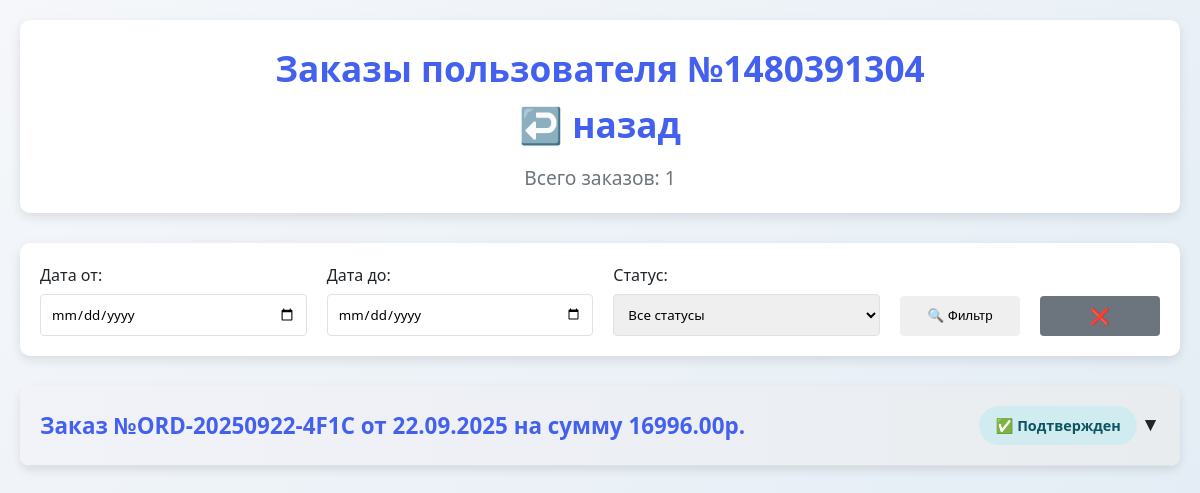
The page /orders/orders-page/user-orders/?user_id=1480391304 on the database as committed earlier.
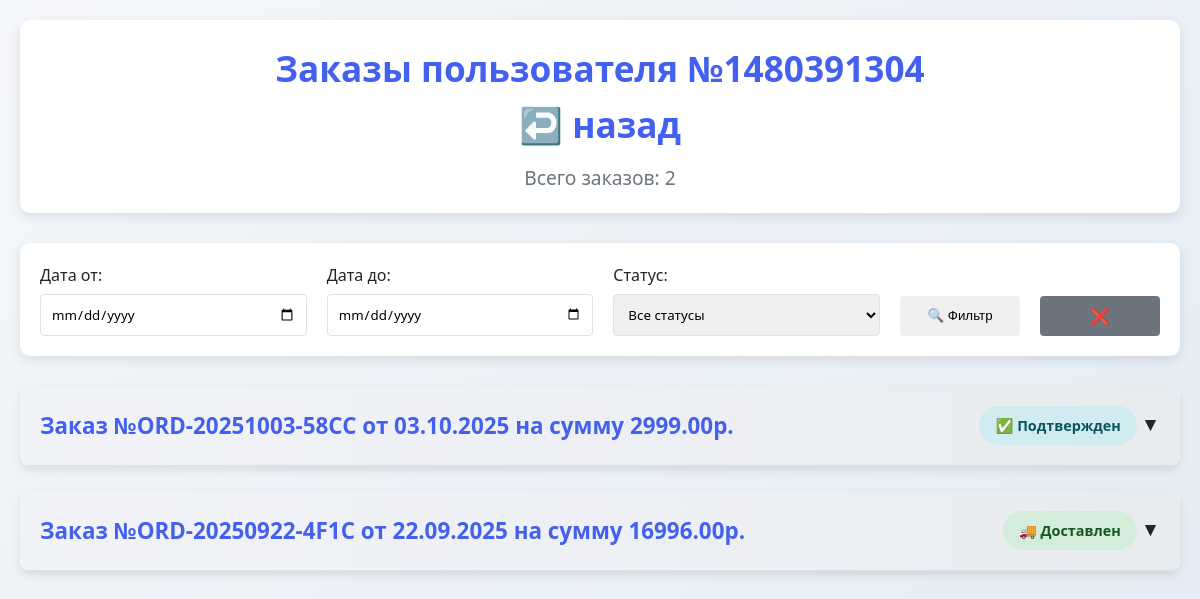
The same page on the database as committed later.
### database/models.py (models this page shows)
class Order(Base):
    __tablename__ = 'orders'
    id = Column(Integer, primary_key=True, index=True)
    user_id = Column(Integer, nullable=False)
    created_at = Column(DateTime, default=lambda: datetime.now(timezone(timedelta(hours=3))))
    status = Column(String(50), default="new")  # new / confirmed / delivered / cancelled
    total_amount = Column(Float, nullable=False)
    customer_name = Column(String(100))
    customer_phone = Column(String(20))
    customer_address = Column(String(300))
    delivery_method = Column(String(50))
    order_number = Column(String(20), unique=True, nullable=False)
    items = relationship("OrderItem", back_populates="order")

### api/routes/orders.py (the view)
@router.get("/orders-page/user-orders/", response_class=HTMLResponse)
def get_user_orders(
        request: Request,
        user_id: int = Query(None, description="ID пользователя"),
        date_from: str = Query(None),
        date_to: str = Query(None),
        status: str = Query(None),
        db: Session = Depends(get_db)
):
    query = db.query(Order).options(
        joinedload(Order.items).joinedload(OrderItem.product)  # ← загружаем товары
    )
    if user_id:
        query = query.filter(Order.user_id == user_id)
    if date_from:
        try:
            date_from_obj = datetime.strptime(date_from, "%Y-%m-%d")
            query = query.filter(Order.created_at >= date_from_obj)
        except ValueError:
            pass
    if date_to:
        try:
            date_to_obj = datetime.strptime(date_to, "%Y-%m-%d")
            date_to_obj = date_to_obj.replace(hour=23, minute=59, second=59)
            query = query.filter(Order.created_at <= date_to_obj)
        except ValueError:
            pass
    if status:
        query = query.filter(Order.status == status)
    orders = query.order_by(Order.created_at.desc()).all()
    for order in orders:
        for item in order.items:
            if hasattr(item, 'product') and item.product:
                item.product_name = item.product.name
            else:
                item.product_name = "Товар не найден"
    return templates.TemplateResponse("orders.html", {
        "request": request,
        "orders": orders,
        "date_from": date_from,
        "date_to": date_to,
        "status": status
    })

### templates/orders.html (shortened to what this page needs)
<!DOCTYPE html>
<html lang="ru">
<head>
</head>
<body>
<div class="container">
    <header>
        <h1>
            <a href="/orders/orders-page/" style="text-decoration: none; color: inherit;">
                {% if request.query_params.get('user_id') %}
                Заказы пользователя №{{ request.query_params.get('user_id') }}<br>
                ↩️ назад
                {% else %}
                Управление заказами
                {% endif %}
            </a>
        </h1>
        <p class="summary">Всего заказов: {{ orders|length }}</p>
    </header>
    <div class="filters">
        <form id="filter-form" method="GET">
            <div class="filter-row">
                <div class="filter-group">
                    <label for="date_from">Дата от:</label>
                    <input type="date" id="date_from" name="date_from"
                           value="{{ request.query_params.get('date_from', '') }}">
                </div>
                <div class="filter-group">
                    <label for="date_to">Дата до:</label>
                    <input type="date" id="date_to" name="date_to"
                           value="{{ request.query_params.get('date_to', '') }}">
                </div>
                <div class="filter-group">
                    <label for="status">Статус:</label>
                    <select id="status" name="status">
                        <option value="">Все статусы</option>
                    </select>
                </div>
                <button type="submit" class="filter-button">🔍 Фильтр</button>
                <a href="/orders/orders-page/user-orders/{% if request.query_params.get('user_id') %}?user_id={{ request.query_params.get('user_id') }}{% endif %}"
                   class="filter-button" style="text-decoration:none; background-color: var(--gray);">❌</a>
            </div>
        </form>
    </div>
    {% for order in orders %}
    <div class="order" data-order-id="{{ order.id }}" onclick="toggleOrderDetails(this)">
        <div class="order-header">
            <div class="order-number">Заказ №{{ order.order_number }} от {{ order.created_at.strftime('%d.%m.%Y') }} на
                сумму {{ "%.2f"|format(order.total_amount) }}р.
            </div>
            <div>
                <div class="order-status status-{{ order.status }}">
                    {% if order.status == 'new' %}🆕 Новый
                    {% elif order.status == 'confirmed' %}✅ Подтвержден
                    {% elif order.status == 'cancelled' %}❌ Отменен
                    {% elif order.status == 'delivered' %}🚚 Доставлен
                    {% else %}{{ order.status }}{% endif %}
                </div>
                <span class="toggle-icon">▼</span>
            </div>
        </div>
    </div>
    {% else %}
    <div style="text-align: center; padding: 40px; background: white; border-radius: var(--radius); box-shadow: 0 4px 12px var(--shadow);">
        <h3>📭 Нет заказов</h3>
        <p>Заказов пока не поступало.</p>
    </div>
    {% endfor %}
</div>
</body>
</html>

### templates/orders.html (style rules this page uses)
:root { --primary: #4361ee; --success: #4cc9f0; --warning: #f72585; --danger: #e63946; --light: #f8f9fa; --dark: #212529; --gray: #6c757d; --border: #dee2e6; --shadow: rgba(0, 0, 0, 0.1); --radius: 10px; }
* { margin: 0; padding: 0; box-sizing: border-box; }
.filters { background: white; border-radius: var(--radius); box-shadow: 0 4px 12px var(--shadow); padding: 20px; margin-bottom: 30px; }
.filter-row { display: flex; flex-wrap: wrap; gap: 20px; align-items: end; }
.filter-group { display: flex; flex-direction: column; flex: 1; min-width: 200px; }
.filter-group label { font-weight: 500; margin-bottom: 5px; color: var(--dark); }
.filter-group input, .filter-group select { padding: 10px; border: 1px solid var(--border); border-radius: 4px; font-family: inherit; }
.filter-button { height: 40px; line-height: 40px; text-align: center; padding: 0 20px; border: none; border-radius: 4px; font-weight: 500; cursor: pointer; width: 120px; box-sizing: border-box; }
body { font-family: 'Segoe UI', Tahoma, Geneva, Verdana, sans-serif; background: linear-gradient(135deg, #f5f7fa 0%, #e4edf5 100%); color: var(--dark); padding: 20px; line-height: 1.6; }
.container { max-width: 1200px; margin: 0 auto; }
header { text-align: center; margin-bottom: 30px; padding: 20px; background: white; border-radius: var(--radius); box-shadow: 0 4px 12px var(--shadow); }
h1 { font-size: 2.2rem; color: var(--primary); margin-bottom: 10px; }
.summary { font-size: 1.2rem; color: var(--gray); }
.order { background: white; border-radius: var(--radius); box-shadow: 0 4px 10px var(--shadow); margin-bottom: 25px; overflow: hidden; transition: transform 0.3s ease, box-shadow 0.3s ease; cursor: pointer; }
.order-header { display: flex; justify-content: space-between; align-items: center; padding: 20px; background: linear-gradient(to right, #f1f3f9, #e9ecef); border-bottom: 1px solid var(--border); }
.order-number { font-weight: bold; font-size: 1.4rem; color: var(--primary); }
.order-status { padding: 8px 16px; border-radius: 20px; font-weight: bold; font-size: 0.9rem; text-align: center; display: inline-block; }
.status-confirmed { background: #d1ecf1; color: #0c5460; }
.status-delivered { background: #d4edda; color: #155724; }
.toggle-icon { font-size: 1.2rem; transition: transform 0.3s ease; }

Rows that differ between the two databases and show on the page:
added Order: order_number "ORD-20251003-58CC", created_at "03.10.2025", total_amount "2999.00", status "✅ Подтвержден"
changed Order "ORD-20250922-4F1C": status "✅ Подтвержден" → "🚚 Доставлен"
Other text that changed with them:
{{ orders|length }}: "1" → "2"
